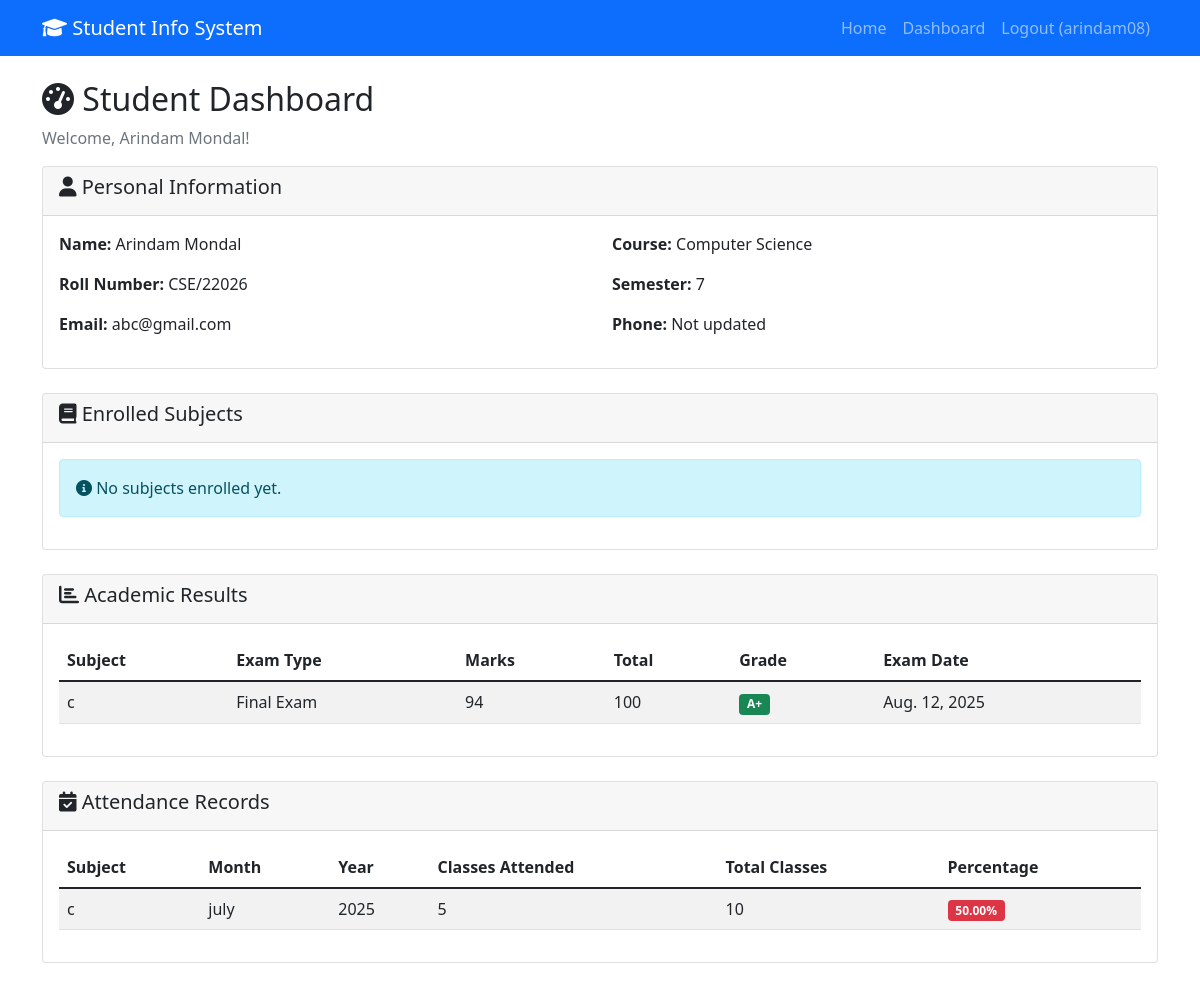
/student/dashboard/ (signed in), run on the app's committed database.
### main/models.py (models this page shows, shortened)
class StudentProfile(models.Model):
    user = models.OneToOneField(User, on_delete=models.CASCADE)
    roll_number = models.CharField(max_length=20, unique=True)
    phone = models.CharField(max_length=15, blank=True, null=True)
    address = models.TextField(blank=True, null=True)
    date_of_birth = models.DateField(blank=True, null=True)
    course = models.CharField(max_length=100, blank=True, null=True)
    semester = models.IntegerField(blank=True, null=True)
    profile_completed = models.BooleanField(default=False)
    created_at = models.DateTimeField(auto_now_add=True)
    updated_at = models.DateTimeField(auto_now=True)

class Result(models.Model):
    GRADE_CHOICES = [
        ('A+', 'A+ (90-100)'),
        ('A', 'A (80-89)'),
        ('B+', 'B+ (70-79)'),
        ('B', 'B (60-69)'),
        ('C+', 'C+ (50-59)'),
        ('C', 'C (40-49)'),
        ('F', 'F (Below 40)'),
    ]
    student = models.ForeignKey(StudentProfile, on_delete=models.CASCADE, related_name='results')
    subject = models.ForeignKey(Subject, on_delete=models.CASCADE)
    marks_obtained = models.IntegerField(validators=[MinValueValidator(0), MaxValueValidator(100)])
    total_marks = models.IntegerField(default=100)
    grade = models.CharField(max_length=2, choices=GRADE_CHOICES)
    exam_date = models.DateField()
    exam_type = models.CharField(max_length=50, default='Final Exam')
    class Meta:
        unique_together = ('student', 'subject', 'exam_type')

class Subject(models.Model):
    name = models.CharField(max_length=100)
    code = models.CharField(max_length=20, unique=True)
    credits = models.IntegerField(default=3)

class Attendance(models.Model):
    student = models.ForeignKey(StudentProfile, on_delete=models.CASCADE, related_name='attendance_records')
    subject = models.ForeignKey(Subject, on_delete=models.CASCADE)
    total_classes = models.IntegerField(validators=[MinValueValidator(1)])
    classes_attended = models.IntegerField(validators=[MinValueValidator(0)])
    attendance_percentage = models.DecimalField(max_digits=5, decimal_places=2)
    month = models.CharField(max_length=20)
    year = models.IntegerField()
    class Meta:
        unique_together = ('student', 'subject', 'month', 'year')

### main/views.py (the view)
# urls.py: path('student/dashboard/', views.student_dashboard, name='student_dashboard'),
@never_cache
@login_required
def student_dashboard(request):
    if not request.user.is_authenticated:
        return redirect('student_login')
    if not hasattr(request.user, 'studentprofile'):
        messages.error(request, 'Access denied.')
        logout(request)
        return redirect('student_login')
    student_profile = request.user.studentprofile
    subjects = StudentSubject.objects.filter(student=student_profile).select_related('subject')
    results = Result.objects.filter(student=student_profile).select_related('subject')
    attendance_records = Attendance.objects.filter(student=student_profile).select_related('subject')
    context = {
        'student': student_profile,
        'subjects': subjects,
        'results': results,
        'attendance_records': attendance_records,
    }
    return render(request, 'student/dashboard.html', context)

### main/templates/student/dashboard.html (shortened to what this page needs)
{% extends 'base.html' %}
{% block content %}
<div class="row">
    <div class="col-md-12">
        <h2><i class="fas fa-tachometer-alt"></i> Student Dashboard</h2>
        <p class="text-muted">Welcome, {{ student.user.get_full_name }}!</p>
    </div>
</div>
<div class="row mb-4">
    <div class="col-md-12">
        <div class="card">
            <div class="card-header">
                <h5><i class="fas fa-user"></i> Personal Information</h5>
            </div>
            <div class="card-body">
                <div class="row">
                    <div class="col-md-6">
                        <p><strong>Name:</strong> {{ student.user.get_full_name }}</p>
                        <p><strong>Roll Number:</strong> {{ student.roll_number }}</p>
                        <p><strong>Email:</strong> {{ student.user.email }}</p>
                    </div>
                    <div class="col-md-6">
                        <p><strong>Course:</strong> {{ student.course|default:"Not updated" }}</p>
                        <p><strong>Semester:</strong> {{ student.semester|default:"Not updated" }}</p>
                        <p><strong>Phone:</strong> {{ student.phone|default:"Not updated" }}</p>
                    </div>
                </div>
            </div>
        </div>
    </div>
</div>
<div class="row mb-4">
    <div class="col-md-12">
        <div class="card">
            <div class="card-header">
                <h5><i class="fas fa-book"></i> Enrolled Subjects</h5>
            </div>
            <div class="card-body">
                {% if subjects %}
                    <div class="table-responsive">
                        <table class="table table-striped">
                            <thead>
                                <tr>
                                    <th>Subject Code</th>
                                    <th>Subject Name</th>
                                    <th>Credits</th>
                                    <th>Enrolled Date</th>
                                </tr>
                            </thead>
                            <tbody>
                                {% for subject_enrollment in subjects %}
                                <tr>
                                    <td>{{ subject_enrollment.subject.code }}</td>
                                    <td>{{ subject_enrollment.subject.name }}</td>
                                    <td>{{ subject_enrollment.subject.credits }}</td>
                                    <td>{{ subject_enrollment.enrolled_date }}</td>
                                </tr>
                                {% endfor %}
                            </tbody>
                        </table>
                    </div>
                {% else %}
                    <div class="alert alert-info">
                        <i class="fas fa-info-circle"></i> No subjects enrolled yet.
                    </div>
                {% endif %}
            </div>
        </div>
    </div>
</div>
<div class="row mb-4">
    <div class="col-md-12">
        <div class="card">
            <div class="card-header">
                <h5><i class="fas fa-chart-bar"></i> Academic Results</h5>
            </div>
            <div class="card-body">
                {% if results %}
                    <div class="table-responsive">
                        <table class="table table-striped">
                            <thead>
                                <tr>
                                    <th>Subject</th>
                                    <th>Exam Type</th>
                                    <th>Marks</th>
                                    <th>Total</th>
                                    <th>Grade</th>
                                    <th>Exam Date</th>
                                </tr>
                            </thead>
                            <tbody>
                                {% for result in results %}
                                <tr>
                                    <td>{{ result.subject.name }}</td>
                                    <td>{{ result.exam_type }}</td>
                                    <td>{{ result.marks_obtained }}</td>
                                    <td>{{ result.total_marks }}</td>
                                    <td>
                                        <span class="badge {% if result.grade == 'A+' or result.grade == 'A' %}bg-success{% elif result.grade == 'B+' or result.grade == 'B' %}bg-warning{% elif result.grade == 'C+' or result.grade == 'C' %}bg-info{% else %}bg-danger{% endif %}">
                                            {{ result.grade }}
                                        </span>
                                    </td>
                                    <td>{{ result.exam_date }}</td>
                                </tr>
                                {% endfor %}
                            </tbody>
                        </table>
                    </div>
                {% else %}
                    <div class="alert alert-info">
                        <i class="fas fa-info-circle"></i> No results available yet.
                    </div>
                {% endif %}
            </div>
        </div>
    </div>
</div>
<div class="row mb-4">
    <div class="col-md-12">
        <div class="card">
            <div class="card-header">
                <h5><i class="fas fa-calendar-check"></i> Attendance Records</h5>
            </div>
            <div class="card-body">
                {% if attendance_records %}
                    <div class="table-responsive">
                        <table class="table table-striped">
                            <thead>
                                <tr>
                                    <th>Subject</th>
                                    <th>Month</th>
                                    <th>Year</th>
                                    <th>Classes Attended</th>
                                    <th>Total Classes</th>
                                    <th>Percentage</th>
                                </tr>
                            </thead>
                            <tbody>
                                {% for attendance in attendance_records %}
                                <tr>
                                    <td>{{ attendance.subject.name }}</td>
                                    <td>{{ attendance.month }}</td>
                                    <td>{{ attendance.year }}</td>
                                    <td>{{ attendance.classes_attended }}</td>
                                    <td>{{ attendance.total_classes }}</td>
                                    <td>
                                        <span class="badge {% if attendance.attendance_percentage >= 80 %}bg-success{% elif attendance.attendance_percentage >= 60 %}bg-warning{% else %}bg-danger{% endif %}">
                                            {{ attendance.attendance_percentage }}%
                                        </span>
                                    </td>
                                </tr>
                                {% endfor %}
                            </tbody>
                        </table>
                    </div>
                {% else %}
                    <div class="alert alert-info">
                        <i class="fas fa-info-circle"></i> No attendance records available yet.
                    </div>
                {% endif %}
            </div>
        </div>
    </div>
</div>
{% endblock %}

### main/templates/base.html (shortened to what this page needs)
<!DOCTYPE html>
<html lang="en">
<head>
    <link href="https://cdn.jsdelivr.net/npm/bootstrap@5.1.3/dist/css/bootstrap.min.css" rel="stylesheet">
    <link href="https://cdnjs.cloudflare.com/ajax/libs/font-awesome/6.0.0/css/all.min.css" rel="stylesheet">
</head>
<body>
    <nav class="navbar navbar-expand-lg navbar-dark bg-primary">
        <div class="container">
            <a class="navbar-brand" href="{% url 'home' %}">
                <i class="fas fa-graduation-cap"></i> Student Info System
            </a>
            <div class="navbar-nav ms-auto">
                <a class="nav-link" href="{% url 'home' %}">Home</a>
                {% if user.is_authenticated %}
                    {% if user.is_staff or user.is_superuser %}
                        <a class="nav-link" href="{% url 'admin_dashboard' %}">Admin Panel</a>
                    {% else %}
                        <a class="nav-link" href="{% url 'student_dashboard' %}">Dashboard</a>
                    {% endif %}
                    <a class="nav-link" href="#" onclick="handleLogout(event)">Logout ({{ user.username }})</a>
                {% else %}
                    <a class="nav-link" href="{% url 'student_login' %}">Login</a>
                    <a class="nav-link" href="{% url 'student_register' %}">Register</a>
                {% endif %}
            </div>
        </div>
    </nav>
    <div class="container mt-4">
        {% block content %}
        {% endblock %}
    </div>
</body>
</html>

### data on the page
StudentProfile: user.get_full_name "Arindam Mondal", roll_number "CSE/22026", user.email "abc@gmail.com", course "Computer Science", semester "7", phone "Not updated"
Result: subject.name "c", exam_type "Final Exam", marks_obtained "94", total_marks "100", grade "A+", exam_date "Aug. 12, 2025"
Attendance: subject.name "c", month "july", year "2025", classes_attended "5", total_classes "10", attendance_percentage "50.00"

### other printed values
{{ user.username }} "arindam08"
